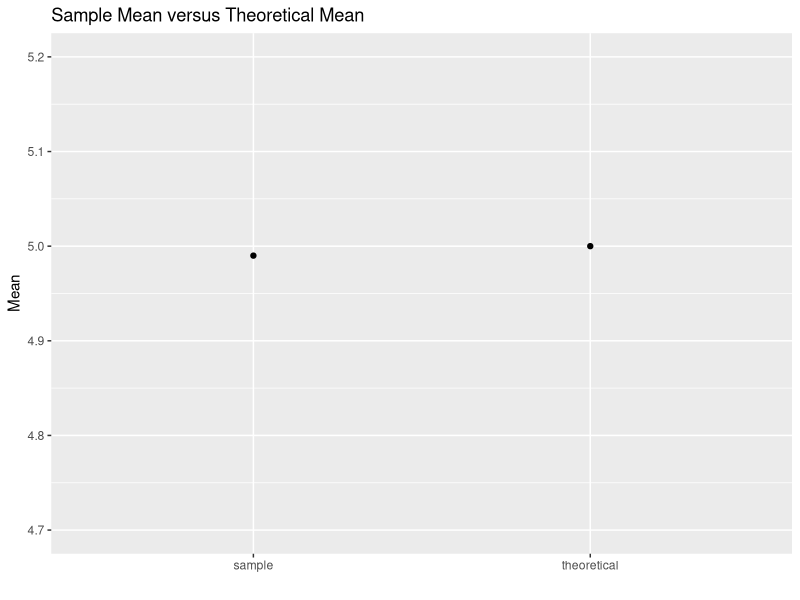
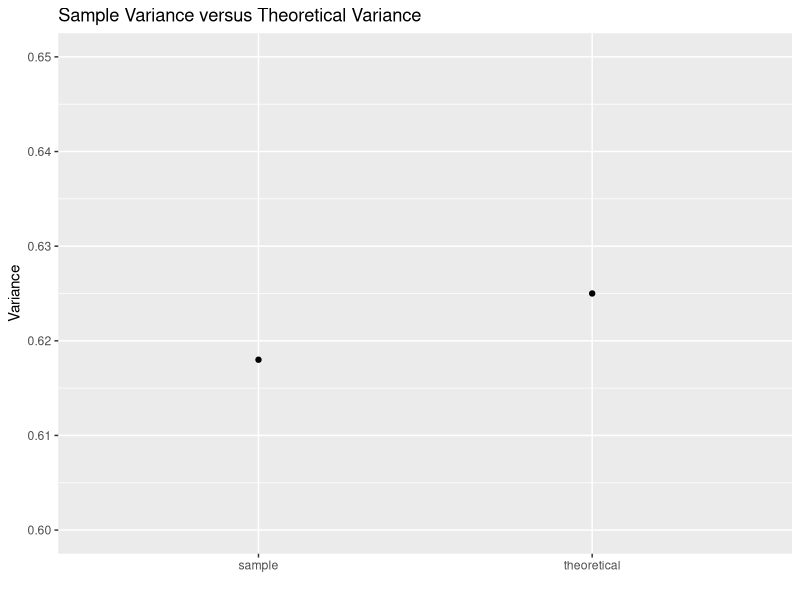
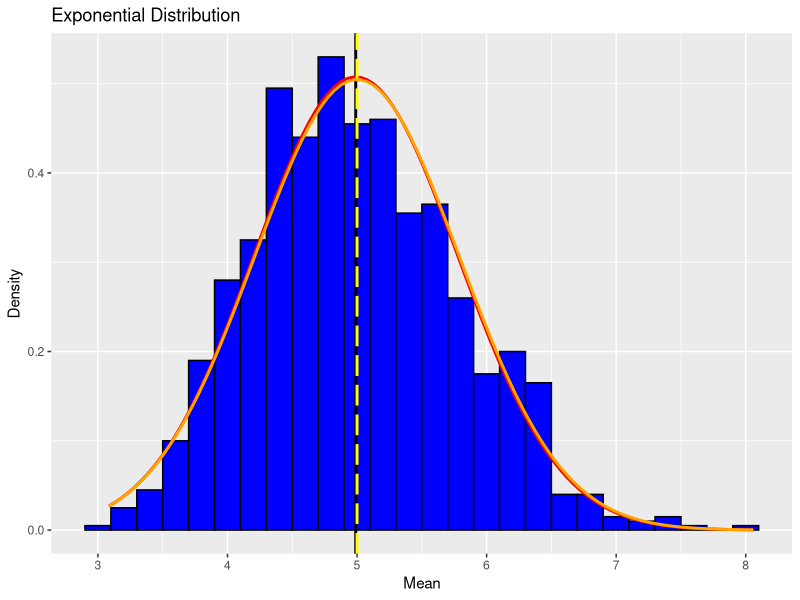

Reproduce these figures in R, in order.
## ---- chunk 1
#setwd("~/thiagoveras/datasciencecoursera/statinference-030/project01")
echo = TRUE
set.seed(1)
library(ggplot2)
## ---- chunk 2
# Setting the variables as defined in the problem
# Investigating the distribution of averages of 40 exponentials. 
number <- 40
# Setting the lambda = 0.2 for all of simulations.
lambda <- 0.2
# Defining the number os simulations.
number_of_simulations <- 1000

# Creating the data set
# The exponential distribution can be simulated in R with rexp(n, lambda) where lambda is the rate parameter.
dataset <- matrix(rexp(number * number_of_simulations, lambda), 
                  number_of_simulations)

row_means <- apply(dataset, 1, mean)

# Converting the data to a data frame for ggplot
row_means_data_frame <-data.frame(row_means)
## ---- chunk 3
# Calculating Sample Mean
sample_mean <- mean(row_means)
# Calculating Theoretical Mean
theoretical_mean <- 1 / lambda

# Creating a Data Frame with the results
type = c("sample", "theoretical")
value = c(round(sample_mean, digits=3), 
          round(theoretical_mean, digits=3))
df_mean = data.frame(value, type)

# Ploting the results
qplot(type, value, data=df_mean, 
      main="Sample Mean versus Theoretical Mean",
      xlab="", ylab="Mean") +
      ylim(4.7,5.2)
## ---- chunk 4
# Calculating Sample Standard Deviation
sample_standard_deviation <- sd(row_means)
# Calculating Theoretical Standard Deviation
theoretical_standard_deviation <- ((1/lambda) * (1/sqrt(number)))
# Calculating Sample Variance
sample_variance <- var(row_means)
# Calculating Theoretical Variance
theoretical_variance <- theoretical_standard_deviation^2

# Creating a Data Frame with the results
type = c("sample", "theoretical")
value = c(round(sample_variance, digits=3), 
          round(theoretical_variance, digits=3))
df_variance = data.frame(value, type)

# Ploting the results
qplot(type, value, data=df_variance, 
      main="Sample Variance versus Theoretical Variance",
      xlab="", ylab="Variance") +
      ylim(0.600,0.650)
## ---- chunk 5
# Ploting the exponential distribution 
ggplot(row_means_data_frame, aes(x=row_means)) +
geom_histogram(binwidth = lambda, fill="blue", color="black", 
               aes(y = ..density..)) +
labs(title="Exponential Distribution", x="Mean", y="Density") +
geom_vline(xintercept=sample_mean, 
           size=1.0, color="black") +
stat_function(fun=dnorm, 
              args=list(mean=sample_mean, 
                        sd=sample_standard_deviation),
              size = 1.0, color = "red") +
geom_vline(xintercept=theoretical_mean, 
           size=1.0, color="yellow", linetype = "longdash") +
stat_function(fun=dnorm, 
              args=list(mean=theoretical_mean, 
                        sd=theoretical_standard_deviation),
              size = 1.0, color = "orange")
